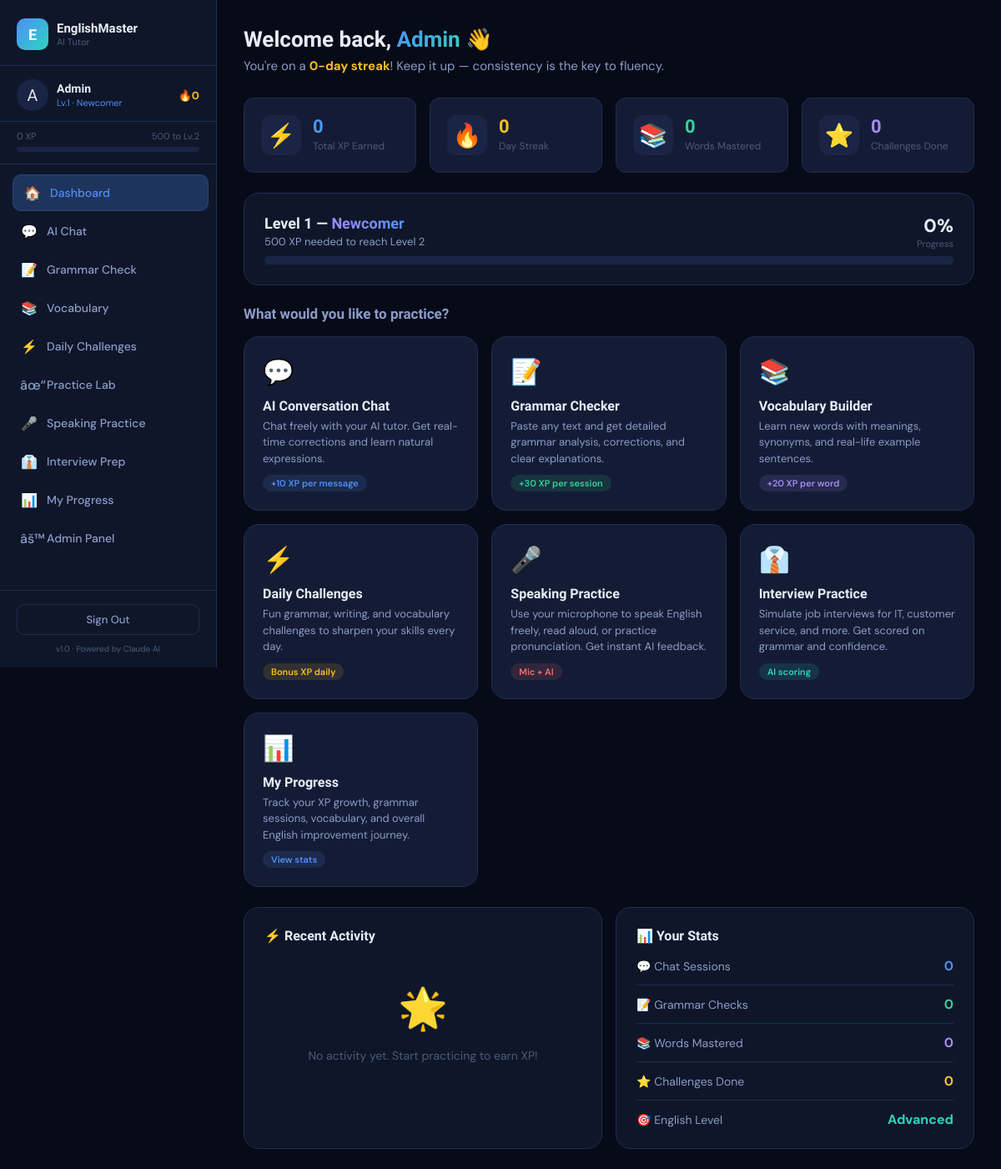
/dashboard.php (signed in), run on the app's committed database.
### tables this page shows
CREATE TABLE IF NOT EXISTS users (
    id INT AUTO_INCREMENT PRIMARY KEY,
    name VARCHAR(100) NOT NULL,
    email VARCHAR(150) UNIQUE NOT NULL,
    password VARCHAR(255) NOT NULL,
    level INT DEFAULT 1,
    xp INT DEFAULT 0,
    streak INT DEFAULT 0,
    last_active DATE,
    avatar VARCHAR(10) DEFAULT '🧑',
    english_level ENUM('beginner','intermediate','advanced') DEFAULT 'beginner',
    role ENUM('user','admin') NOT NULL DEFAULT 'user',
    created_at TIMESTAMP DEFAULT CURRENT_TIMESTAMP
);

### config.php (called while the page is built, shortened)
<?php
function db() {
    static $conn = null;
    if ($conn === null) {
        $conn = new mysqli(DB_HOST, DB_USER, DB_PASS, DB_NAME);
        $conn->set_charset('utf8mb4');
    }
    return $conn;
}
function isAdmin($user = null) {
    return $user && (($user['role'] ?? 'user') === 'admin');
}
function currentUser() {
    $db = db();
    $uid = (int)$_SESSION['uid'];
    $r = $db->query("SELECT * FROM users WHERE id = $uid LIMIT 1");
    return $r ? $r->fetch_assoc() : null;
}
function clean($str) {
    return htmlspecialchars(strip_tags(trim($str)), ENT_QUOTES, 'UTF-8');
}
function levelName($level) {
    if ($level <= 2)  return 'Newcomer';
    return 'English Master';
}
function xpToNextLevel($xp) {
    $currentLevel = max(1, (int)floor($xp / 500) + 1);
    $nextLevelXP = $currentLevel * 500;
    $progress = (($xp % 500) / 500) * 100;
    return ['next' => $nextLevelXP, 'progress' => round($progress), 'needed' => $nextLevelXP - $xp];
}
?>

### dashboard.php (the view, shortened to what this page needs)
<?php
require_once 'config.php';
$db = db();
$uid = (int)$_SESSION['uid'];
$chatCount = $db->query("SELECT COUNT(DISTINCT session_id) as c FROM chat_history WHERE user_id=$uid AND role='user'")->fetch_assoc()['c'] ?? 0;
$grammarCount = $db->query("SELECT COUNT(*) as c FROM grammar_sessions WHERE user_id=$uid")->fetch_assoc()['c'] ?? 0;
$wordsLearned = $db->query("SELECT COUNT(*) as c FROM user_vocabulary WHERE user_id=$uid AND status='mastered'")->fetch_assoc()['c'] ?? 0;
$challengesDone = $db->query("SELECT COUNT(*) as c FROM user_challenges WHERE user_id=$uid")->fetch_assoc()['c'] ?? 0;
$recentActivity = $db->query("SELECT * FROM xp_log WHERE user_id=$uid ORDER BY created_at DESC LIMIT 5");
include 'includes/header.php';
?>
<div class="page-header">
  <h1>Welcome back, <span class="grad-text"><?= clean($user['name']) ?></span> 👋</h1>
  <p>You're on a <strong style="color:var(--yellow)"><?= $user['streak'] ?>-day streak</strong>! Keep it up — consistency is the key to fluency.</p>
</div>
<div class="grid-4 mb-24">
  <div class="stat-card">
    <div class="stat-icon">⚡</div>
    <div>
      <div class="stat-val grad-text" data-count="<?= $user['xp'] ?>">0</div>
      <div class="stat-label">Total XP Earned</div>
    </div>
  </div>
  <div class="stat-card">
    <div class="stat-icon">🔥</div>
    <div>
      <div class="stat-val" style="color:var(--yellow)" data-count="<?= $user['streak'] ?>">0</div>
      <div class="stat-label">Day Streak</div>
    </div>
  </div>
  <div class="stat-card">
    <div class="stat-icon">📚</div>
    <div>
      <div class="stat-val" style="color:var(--green)" data-count="<?= $wordsLearned ?>">0</div>
      <div class="stat-label">Words Mastered</div>
    </div>
  </div>
  <div class="stat-card">
    <div class="stat-icon">⭐</div>
    <div>
      <div class="stat-val" style="color:var(--purple)" data-count="<?= $challengesDone ?>">0</div>
      <div class="stat-label">Challenges Done</div>
    </div>
  </div>
</div>
<div class="card mb-24">
  <div class="flex-between mb-8 level-row-mobile" style="flex-wrap:wrap;gap:8px;">
    <div>
      <h2 style="font-size:18px;margin-bottom:3px">Level <?= $user['level'] ?> — <span class="grad-text-purple"><?= levelName($user['level']) ?></span></h2>
      <p class="text-sm text-muted"><?= $xpInfo['needed'] ?> XP needed to reach Level <?= $user['level']+1 ?></p>
    </div>
    <div style="text-align:right">
      <div style="font-size:22px;font-weight:800;color:var(--text-1)"><?= $xpInfo['progress'] ?>%</div>
      <div class="text-xs text-faint">Progress</div>
    </div>
  </div>
  <div style="height:10px;background:var(--bg-hover);border-radius:99px;overflow:hidden;">
  </div>
</div>
<h2 style="font-size:17px;margin-bottom:16px;color:var(--text-2);font-weight:600">What would you like to practice?</h2>
<div class="grid-3 mb-24">
  <a href="chat.php" class="action-card">
    <div class="ac-icon">💬</div>
    <div class="ac-title">AI Conversation Chat</div>
    <div class="ac-desc">Chat freely with your AI tutor. Get real-time corrections and learn natural expressions.</div>
    <span class="ac-badge badge-blue">+10 XP per message</span>
  </a>
  <a href="grammar.php" class="action-card">
    <div class="ac-icon">📝</div>
    <div class="ac-title">Grammar Checker</div>
    <div class="ac-desc">Paste any text and get detailed grammar analysis, corrections, and clear explanations.</div>
    <span class="ac-badge badge-green">+30 XP per session</span>
  </a>
  <a href="vocabulary.php" class="action-card">
    <div class="ac-icon">📚</div>
    <div class="ac-title">Vocabulary Builder</div>
    <div class="ac-desc">Learn new words with meanings, synonyms, and real-life example sentences.</div>
    <span class="ac-badge badge-purple">+20 XP per word</span>
  </a>
  <a href="challenges.php" class="action-card">
    <div class="ac-icon">⚡</div>
    <div class="ac-title">Daily Challenges</div>
    <div class="ac-desc">Fun grammar, writing, and vocabulary challenges to sharpen your skills every day.</div>
    <span class="ac-badge badge-yellow">Bonus XP daily</span>
  </a>
  <a href="speaking.php" class="action-card">
    <div class="ac-icon">🎤</div>
    <div class="ac-title">Speaking Practice</div>
    <div class="ac-desc">Use your microphone to speak English freely, read aloud, or practice pronunciation. Get instant AI feedback.</div>
    <span class="ac-badge badge-red">Mic + AI</span>
  </a>
  <a href="interview.php" class="action-card">
    <div class="ac-icon">👔</div>
    <div class="ac-title">Interview Practice</div>
    <div class="ac-desc">Simulate job interviews for IT, customer service, and more. Get scored on grammar and confidence.</div>
    <span class="ac-badge badge-teal">AI scoring</span>
  </a>
  <a href="progress.php" class="action-card">
    <div class="ac-icon">📊</div>
    <div class="ac-title">My Progress</div>
    <div class="ac-desc">Track your XP growth, grammar sessions, vocabulary, and overall English improvement journey.</div>
    <span class="ac-badge badge-blue">View stats</span>
  </a>
</div>
<div class="grid-2">
  <div class="card">
    <h3 style="font-size:16px;margin-bottom:16px;color:var(--text-1)">⚡ Recent Activity</h3>
    <?php if ($recentActivity && $recentActivity->num_rows > 0): ?>
    <div style="display:flex;flex-direction:column;gap:10px;">
      <?php while ($act = $recentActivity->fetch_assoc()): ?>
      <div style="display:flex;justify-content:space-between;align-items:center;padding:10px 12px;background:var(--bg-base);border-radius:8px;">
        <span style="font-size:13px;color:var(--text-2)"><?= clean($act['reason']) ?></span>
        <span style="font-size:13px;font-weight:700;color:var(--green)">+<?= $act['amount'] ?> XP</span>
      </div>
      <?php endwhile; ?>
    </div>
    <?php else: ?>
    <div class="empty-state" style="padding:30px 20px;">
      <span class="empty-icon">🌟</span>
      <p style="color:var(--text-3);font-size:14px">No activity yet. Start practicing to earn XP!</p>
    </div>
    <?php endif; ?>
  </div>
  <div class="card">
    <h3 style="font-size:16px;margin-bottom:16px;color:var(--text-1)">📊 Your Stats</h3>
    <div style="display:flex;flex-direction:column;gap:12px;">
      <div style="display:flex;justify-content:space-between;align-items:center;">
        <span style="font-size:14px;color:var(--text-2)">💬 Chat Sessions</span>
        <span style="font-weight:700;color:var(--blue)"><?= $chatCount ?></span>
      </div>
      <div class="divider" style="margin:0"></div>
      <div style="display:flex;justify-content:space-between;align-items:center;">
        <span style="font-size:14px;color:var(--text-2)">📝 Grammar Checks</span>
        <span style="font-weight:700;color:var(--green)"><?= $grammarCount ?></span>
      </div>
      <div class="divider" style="margin:0"></div>
      <div style="display:flex;justify-content:space-between;align-items:center;">
        <span style="font-size:14px;color:var(--text-2)">📚 Words Mastered</span>
        <span style="font-weight:700;color:var(--purple)"><?= $wordsLearned ?></span>
      </div>
      <div class="divider" style="margin:0"></div>
      <div style="display:flex;justify-content:space-between;align-items:center;">
        <span style="font-size:14px;color:var(--text-2)">⭐ Challenges Done</span>
        <span style="font-weight:700;color:var(--yellow)"><?= $challengesDone ?></span>
      </div>
      <div class="divider" style="margin:0"></div>
      <div style="display:flex;justify-content:space-between;align-items:center;">
        <span style="font-size:14px;color:var(--text-2)">🎯 English Level</span>
        <span style="font-weight:700;color:var(--teal);text-transform:capitalize"><?= $user['english_level'] ?></span>
      </div>
    </div>
  </div>
</div>
<?php include 'includes/footer.php'; ?>

### includes/header.php (shortened to what this page needs)
<?php
$user = currentUser();
$xpInfo = $user ? xpToNextLevel($user['xp']) : null;
$currentPage = basename($_SERVER['PHP_SELF'], '.php');
?>
<!DOCTYPE html>
<html lang="en">
<head>
<link rel="stylesheet" href="<?= APP_URL ?>/assets/style.css">
</head>
<body>
<div class="app-layout">
  <aside class="sidebar" id="sidebar">
    <div class="sidebar-logo">
      <div class="logo-icon">E</div>
      <div class="logo-text">
        <span class="logo-name">EnglishMaster</span>
        <span class="logo-tag">AI Tutor</span>
      </div>
    </div>
    <?php if ($user): ?>
    <div class="sidebar-user">
      <div class="user-avatar"><?= $user['avatar'] ?></div>
      <div class="user-info">
        <div class="user-name"><?= clean($user['name']) ?></div>
        <div class="user-level">Lv.<?= $user['level'] ?> · <?= levelName($user['level']) ?></div>
      </div>
      <div class="user-streak">🔥<?= $user['streak'] ?></div>
    </div>
    <div class="xp-bar-wrap">
      <div class="xp-bar-label">
        <span><?= number_format($user['xp']) ?> XP</span>
        <span><?= $xpInfo['needed'] ?> to Lv.<?= $user['level']+1 ?></span>
      </div>
      <div class="xp-bar">
      </div>
    </div>
    <nav class="sidebar-nav">
      <a href="<?= APP_URL ?>/dashboard.php" class="nav-item <?= $currentPage==='dashboard'?'active':'' ?>">
        <span class="nav-icon">🏠</span><span class="nav-label">Dashboard</span>
      </a>
      <a href="<?= APP_URL ?>/chat.php" class="nav-item <?= $currentPage==='chat'?'active':'' ?>">
        <span class="nav-icon">💬</span><span class="nav-label">AI Chat</span>
      </a>
      <a href="<?= APP_URL ?>/grammar.php" class="nav-item <?= $currentPage==='grammar'?'active':'' ?>">
        <span class="nav-icon">📝</span><span class="nav-label">Grammar Check</span>
      </a>
      <a href="<?= APP_URL ?>/vocabulary.php" class="nav-item <?= $currentPage==='vocabulary'?'active':'' ?>">
        <span class="nav-icon">📚</span><span class="nav-label">Vocabulary</span>
      </a>
      <a href="<?= APP_URL ?>/challenges.php" class="nav-item <?= $currentPage==='challenges'?'active':'' ?>">
        <span class="nav-icon">⚡</span><span class="nav-label">Daily Challenges</span>
      </a>
      <a href="<?= APP_URL ?>/practice.php" class="nav-item <?= $currentPage==='practice'?'active':'' ?>">
        <span class="nav-icon">âœ“</span><span class="nav-label">Practice Lab</span>
      </a>
      <a href="<?= APP_URL ?>/speaking.php" class="nav-item <?= $currentPage==='speaking'?'active':'' ?>">
        <span class="nav-icon">🎤</span><span class="nav-label">Speaking Practice</span>
      </a>
      <a href="<?= APP_URL ?>/interview.php" class="nav-item <?= $currentPage==='interview'?'active':'' ?>">
        <span class="nav-icon">👔</span><span class="nav-label">Interview Prep</span>
      </a>
      <a href="<?= APP_URL ?>/progress.php" class="nav-item <?= $currentPage==='progress'?'active':'' ?>">
        <span class="nav-icon">📊</span><span class="nav-label">My Progress</span>
      </a>
      <?php if (isAdmin($user)): ?>
      <a href="<?= APP_URL ?>/admin.php" class="nav-item <?= $currentPage==='admin'?'active':'' ?>">
        <span class="nav-icon">âš™</span><span class="nav-label">Admin Panel</span>
      </a>
      <?php endif; ?>
    </nav>
    <?php endif; ?>
    <div class="sidebar-bottom">
      <?php if ($user): ?>
      <a href="<?= APP_URL ?>/logout.php" class="logout-btn">Sign Out</a>
      <?php endif; ?>
      <div class="sidebar-version">v1.0 · Powered by Claude AI</div>
    </div>
  </aside>
  <main class="main-content">

### data on the page
users: avatar "A", name "Admin", level "1", level "Newcomer", streak "0", xp "0", xp "500", $user['level']+1 "2", english_level "Advanced"

### other printed values
$chatCount "0"
$grammarCount "0"
$wordsLearned "0"
$challengesDone "0"
